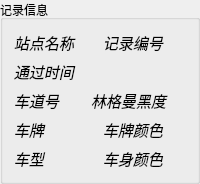
      <widget class="QGroupBox" name="groupBox">
       <property name="title">
        <string>记录信息</string>
       </property>
       <layout class="QVBoxLayout" name="verticalLayout_5">
        <item>
         <layout class="QHBoxLayout" name="horizontalLayout_32">
          <item>
           <layout class="QHBoxLayout" name="horizontalLayout_3">
            <property name="sizeConstraint">
             <enum>QLayout::SetDefaultConstraint</enum>
            </property>
            <item>
             <widget class="QLabel" name="label_3">
              <property name="font">
               <font>
                <pointsize>11</pointsize>
                <weight>50</weight>
                <italic>true</italic>
                <bold>false</bold>
               </font>
              </property>
              <property name="text">
               <string>站点名称</string>
              </property>
             </widget>
            </item>
            <item>
             <widget class="QLabel" name="labelSId">
              <property name="font">
               <font>
                <pointsize>11</pointsize>
               </font>
              </property>
              <property name="text">
               <string/>
              </property>
              <property name="alignment">
               <set>Qt::AlignRight|Qt::AlignTrailing|Qt::AlignVCenter</set>
              </property>
             </widget>
            </item>
           </layout>
          </item>
          <item>
           <layout class="QHBoxLayout" name="horizontalLayout_6">
            <property name="sizeConstraint">
             <enum>QLayout::SetDefaultConstraint</enum>
            </property>
            <item>
             <widget class="QLabel" name="label_4">
              <property name="font">
               <font>
                <pointsize>11</pointsize>
                <weight>50</weight>
                <italic>true</italic>
                <bold>false</bold>
               </font>
              </property>
              <property name="text">
               <string>记录编号</string>
              </property>
             </widget>
            </item>
            <item>
             <widget class="QLabel" name="labelId">
              <property name="font">
               <font>
                <pointsize>11</pointsize>
               </font>
              </property>
              <property name="text">
               <string/>
              </property>
              <property name="alignment">
               <set>Qt::AlignRight|Qt::AlignTrailing|Qt::AlignVCenter</set>
              </property>
             </widget>
            </item>
           </layout>
          </item>
         </layout>
        </item>
        <item>
         <layout class="QHBoxLayout" name="horizontalLayout_21">
          <property name="sizeConstraint">
           <enum>QLayout::SetDefaultConstraint</enum>
          </property>
          <item>
           <widget class="QLabel" name="label_6">
            <property name="font">
             <font>
              <pointsize>11</pointsize>
              <weight>50</weight>
              <italic>true</italic>
              <bold>false</bold>
             </font>
            </property>
            <property name="text">
             <string>通过时间</string>
            </property>
           </widget>
          </item>
          <item>
           <widget class="QLabel" name="labelTime">
            <property name="font">
             <font>
              <pointsize>11</pointsize>
             </font>
            </property>
            <property name="text">
             <string/>
            </property>
            <property name="alignment">
             <set>Qt::AlignRight|Qt::AlignTrailing|Qt::AlignVCenter</set>
            </property>
           </widget>
          </item>
         </layout>
        </item>
        <item>
         <layout class="QHBoxLayout" name="horizontalLayout_29">
          <property name="sizeConstraint">
           <enum>QLayout::SetDefaultConstraint</enum>
          </property>
          <item>
           <layout class="QHBoxLayout" name="horizontalLayout_4">
            <property name="sizeConstraint">
             <enum>QLayout::SetDefaultConstraint</enum>
            </property>
            <item>
             <widget class="QLabel" name="label_8">
              <property name="font">
               <font>
                <pointsize>11</pointsize>
                <weight>50</weight>
                <italic>true</italic>
                <bold>false</bold>
               </font>
              </property>
              <property name="text">
               <string>车道号</string>
              </property>
             </widget>
            </item>
            <item>
             <widget class="QLabel" name="labelLine">
              <property name="font">
               <font>
                <pointsize>11</pointsize>
               </font>
              </property>
              <property name="text">
               <string/>
              </property>
              <property name="alignment">
               <set>Qt::AlignRight|Qt::AlignTrailing|Qt::AlignVCenter</set>
              </property>
             </widget>
            </item>
           </layout>
          </item>
          <item>
           <layout class="QHBoxLayout" name="horizontalLayout_5">
            <property name="sizeConstraint">
             <enum>QLayout::SetDefaultConstraint</enum>
            </property>
            <item>
             <widget class="QLabel" name="label_10">
              <property name="font">
               <font>
                <pointsize>11</pointsize>
                <weight>50</weight>
                <italic>true</italic>
                <bold>false</bold>
               </font>
              </property>
              <property name="text">
               <string>林格曼黑度</string>
              </property>
             </widget>
            </item>
            <item>
             <widget class="QLabel" name="labelRingelmann">
              <property name="font">
               <font>
                <pointsize>11</pointsize>
               </font>
              </property>
              <property name="text">
               <string/>
              </property>
              <property name="alignment">
               <set>Qt::AlignRight|Qt::AlignTrailing|Qt::AlignVCenter</set>
              </property>
             </widget>
            </item>
           </layout>
          </item>
         </layout>
        </item>
        <item>
         <layout class="QHBoxLayout" name="horizontalLayout_14">
          <property name="sizeConstraint">
           <enum>QLayout::SetDefaultConstraint</enum>
          </property>
          <item>
           <layout class="QHBoxLayout" name="horizontalLayout_7">
            <property name="sizeConstraint">
             <enum>QLayout::SetDefaultConstraint</enum>
            </property>
            <item>
             <widget class="QLabel" name="label_9">
              <property name="font">
               <font>
                <pointsize>11</pointsize>
                <weight>50</weight>
                <italic>true</italic>
                <bold>false</bold>
               </font>
              </property>
              <property name="text">
               <string>车牌</string>
              </property>
             </widget>
            </item>
            <item>
             <widget class="QLabel" name="labelPlate">
              <property name="font">
               <font>
                <pointsize>11</pointsize>
               </font>
              </property>
              <property name="text">
               <string/>
              </property>
              <property name="alignment">
               <set>Qt::AlignRight|Qt::AlignTrailing|Qt::AlignVCenter</set>
              </property>
             </widget>
            </item>
           </layout>
          </item>
          <item>
           <layout class="QHBoxLayout" name="horizontalLayout_27">
            <property name="sizeConstraint">
             <enum>QLayout::SetDefaultConstraint</enum>
            </property>
            <item>
             <widget class="QLabel" name="label_24">
              <property name="font">
               <font>
                <pointsize>11</pointsize>
                <weight>50</weight>
                <italic>true</italic>
                <bold>false</bold>
               </font>
              </property>
              <property name="text">
               <string>车牌颜色</string>
              </property>
             </widget>
            </item>
            <item>
             <widget class="QLabel" name="labelPColor">
              <property name="font">
               <font>
                <pointsize>11</pointsize>
               </font>
              </property>
              <property name="text">
               <string/>
              </property>
              <property name="alignment">
               <set>Qt::AlignRight|Qt::AlignTrailing|Qt::AlignVCenter</set>
              </property>
             </widget>
            </item>
           </layout>
          </item>
         </layout>
        </item>
        <item>
         <layout class="QHBoxLayout" name="horizontalLayout_26">
          <property name="sizeConstraint">
           <enum>QLayout::SetDefaultConstraint</enum>
          </property>
          <item>
           <layout class="QHBoxLayout" name="horizontalLayout_22">
            <property name="sizeConstraint">
             <enum>QLayout::SetDefaultConstraint</enum>
            </property>
            <item>
             <widget class="QLabel" name="label_26">
              <property name="font">
               <font>
                <pointsize>11</pointsize>
                <weight>50</weight>
                <italic>true</italic>
                <bold>false</bold>
               </font>
              </property>
              <property name="text">
               <string>车型</string>
              </property>
             </widget>
            </item>
            <item>
             <widget class="QLabel" name="labelPlate_2">
              <property name="font">
               <font>
                <pointsize>11</pointsize>
               </font>
              </property>
              <property name="text">
               <string/>
              </property>
              <property name="alignment">
               <set>Qt::AlignRight|Qt::AlignTrailing|Qt::AlignVCenter</set>
              </property>
             </widget>
            </item>
           </layout>
          </item>
          <item>
           <layout class="QHBoxLayout" name="horizontalLayout_30">
            <property name="sizeConstraint">
             <enum>QLayout::SetDefaultConstraint</enum>
            </property>
            <item>
             <widget class="QLabel" name="label_27">
              <property name="font">
               <font>
                <pointsize>11</pointsize>
                <weight>50</weight>
                <italic>true</italic>
                <bold>false</bold>
               </font>
              </property>
              <property name="text">
               <string>车身颜色</string>
              </property>
             </widget>
            </item>
            <item>
             <widget class="QLabel" name="label_28">
              <property name="font">
               <font>
                <pointsize>11</pointsize>
               </font>
              </property>
              <property name="text">
               <string/>
              </property>
              <property name="alignment">
               <set>Qt::AlignRight|Qt::AlignTrailing|Qt::AlignVCenter</set>
              </property>
             </widget>
            </item>
           </layout>
          </item>
         </layout>
        </item>
       </layout>
      </widget>
